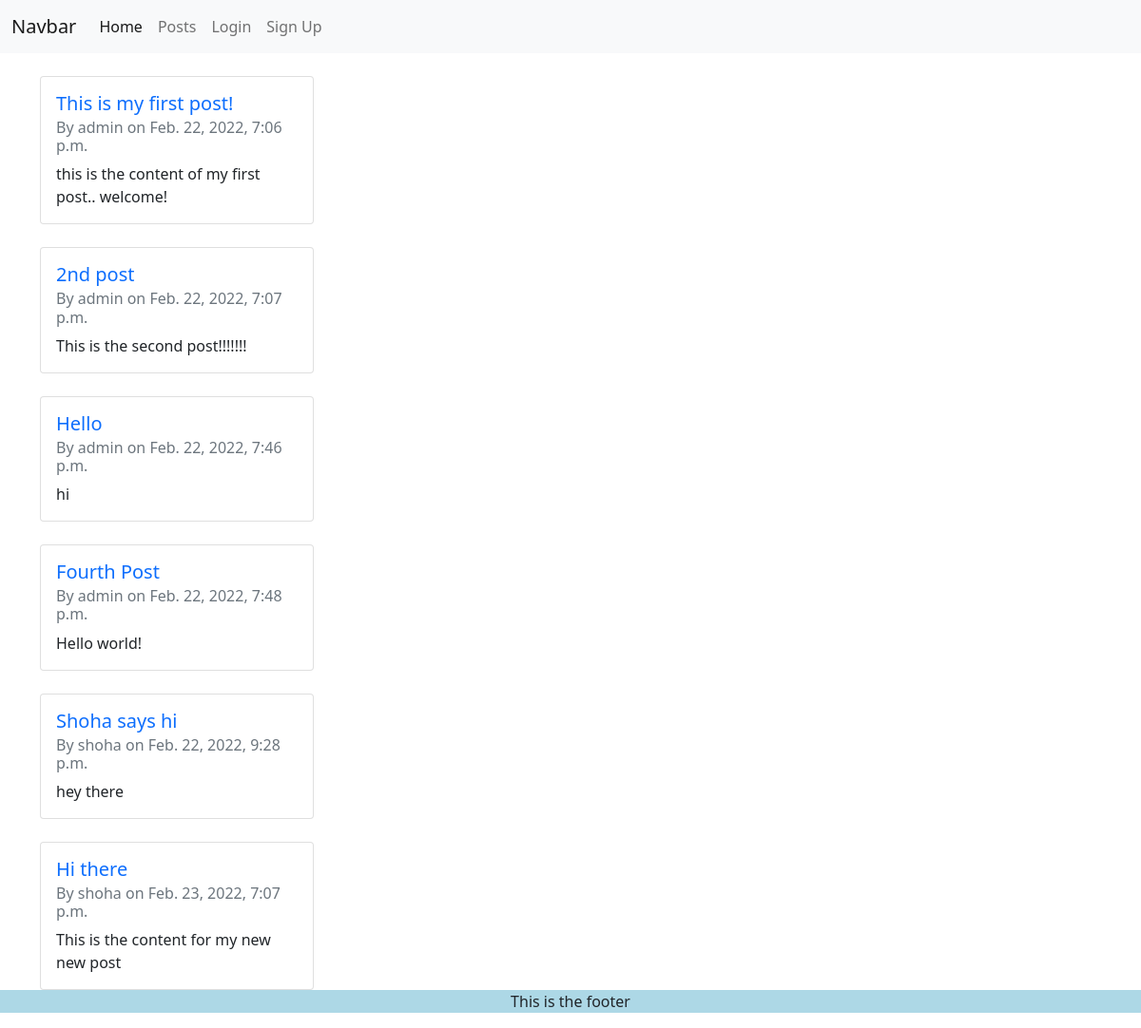
The page /blog/posts/ on the database as committed earlier.
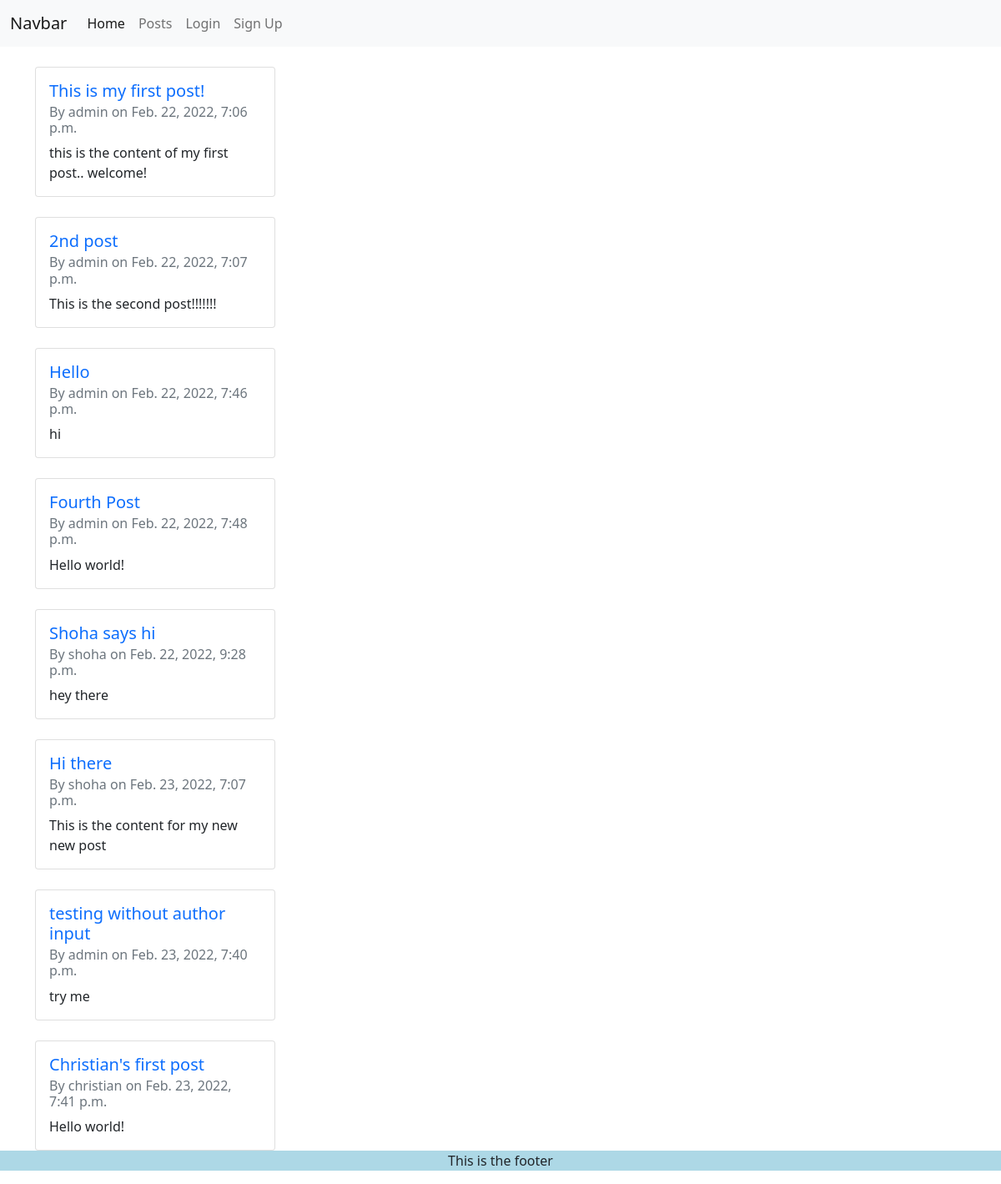
The same page on the database as committed later.
### blog/models.py (models this page shows)
class Post(models.Model):
    title = models.CharField(max_length=255)
    author = models.ForeignKey(User, on_delete=models.CASCADE)
    content = models.TextField()
    date_posted = models.DateTimeField(auto_now_add=True)
    def __str__(self):
        return self.title + ' | ' + str(self.author)

### blog/views.py (the view)
# urls.py: path('posts/', views.posts, name='posts'),
def posts(request):
    my_posts = Post.objects.all()
    print(my_posts)
    return render(request, 'blog/posts.html', context={"posts": my_posts})

### blog/templates/blog/posts.html (shortened to what this page needs)
{% extends "blog/base.html" %}
{% block content %}
    {% for post in posts %}
        <div class="card mt-4" style="width: 18rem;">
            <div class="card-body">
            <h5 class="card-title"><a class="text-decoration-none" href="{% url 'individualPost' post_id=post.id %}">{{ post.title }}</a></h5>
            <h6 class="card-subtitle mb-2 text-muted">By {{ post.author }} on {{ post.date_posted }}</h6>
            <p class="card-text">{{ post.content }}</p>
            </div>
        </div>
    {% endfor %}
{% endblock content %}

Rows that differ between the two databases and show on the page:
added Post: title "testing without author input", author "admin", date_posted "Feb. 23, 2022, 7:40 p.m.", content "try me"
added Post: title "Christian's first post", author "christian", date_posted "Feb. 23, 2022, 7:41 p.m.", content "Hello world!"
